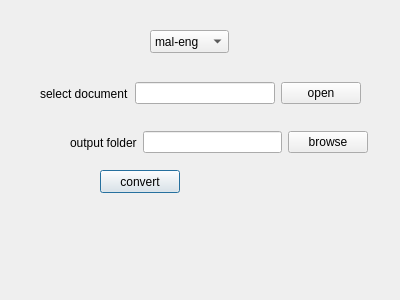
<?xml version="1.0" encoding="UTF-8"?>
<ui version="4.0">
 <class>ConvertFiles</class>
 <widget class="QDialog" name="ConvertFiles">
  <property name="geometry">
   <rect>
    <x>0</x>
    <y>0</y>
    <width>400</width>
    <height>300</height>
   </rect>
  </property>
  <property name="windowTitle">
   <string>Dialog</string>
  </property>
  <widget class="QPushButton" name="convert_buton">
   <property name="geometry">
    <rect>
     <x>100</x>
     <y>170</y>
     <width>80</width>
     <height>23</height>
    </rect>
   </property>
   <property name="text">
    <string>convert</string>
   </property>
  </widget>
  <widget class="QComboBox" name="pair_selector">
   <property name="geometry">
    <rect>
     <x>150</x>
     <y>30</y>
     <width>79</width>
     <height>23</height>
    </rect>
   </property>
   <item>
    <property name="text">
     <string>mal-eng</string>
    </property>
   </item>
   <item>
    <property name="text">
     <string>eng-mal</string>
    </property>
   </item>
  </widget>
  <widget class="QWidget" name="">
   <property name="geometry">
    <rect>
     <x>70</x>
     <y>130</y>
     <width>298</width>
     <height>25</height>
    </rect>
   </property>
   <layout class="QHBoxLayout" name="horizontalLayout_2">
    <item>
     <widget class="QLabel" name="label">
      <property name="text">
       <string>output folder</string>
      </property>
     </widget>
    </item>
    <item>
     <widget class="QLineEdit" name="outputfolder"/>
    </item>
    <item>
     <widget class="QPushButton" name="browse_output_folder">
      <property name="text">
       <string>browse</string>
      </property>
     </widget>
    </item>
   </layout>
  </widget>
  <widget class="QWidget" name="">
   <property name="geometry">
    <rect>
     <x>40</x>
     <y>80</y>
     <width>321</width>
     <height>27</height>
    </rect>
   </property>
   <layout class="QHBoxLayout" name="horizontalLayout_3">
    <item>
     <widget class="QLabel" name="label_2">
      <property name="text">
       <string>select document</string>
      </property>
     </widget>
    </item>
    <item>
     <layout class="QHBoxLayout" name="horizontalLayout">
      <item>
       <widget class="QLineEdit" name="input_file_path"/>
      </item>
      <item>
       <widget class="QPushButton" name="pushButton">
        <property name="text">
         <string>open</string>
        </property>
       </widget>
      </item>
     </layout>
    </item>
   </layout>
  </widget>
  <zorder>convert_buton</zorder>
  <zorder>layoutWidget</zorder>
  <zorder>outputfolder</zorder>
  <zorder>label</zorder>
  <zorder>browse_output_folder</zorder>
  <zorder>label_2</zorder>
  <zorder>label</zorder>
  <zorder>pair_selector</zorder>
 </widget>
 <resources/>
 <connections/>
</ui>
